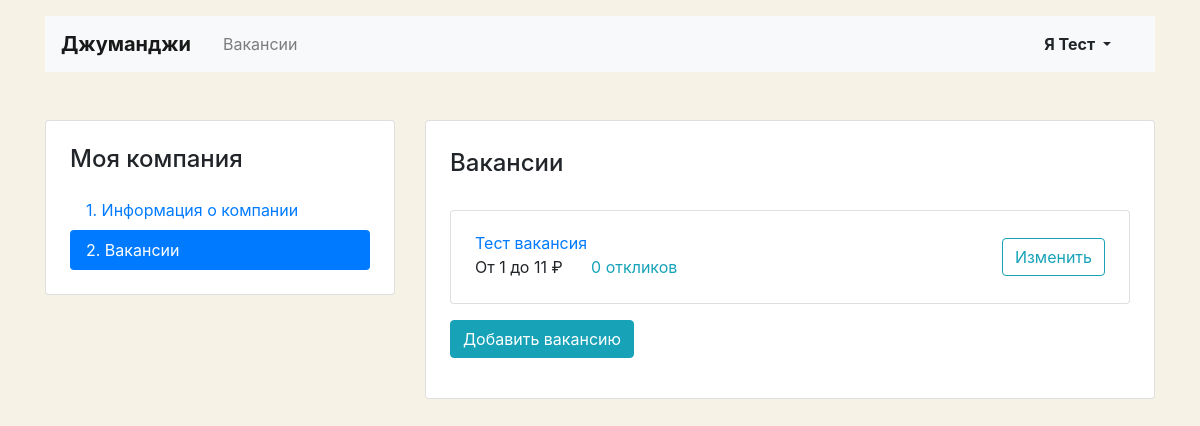
Before: /mycompany/vacancies/ (signed in) with the older database file.
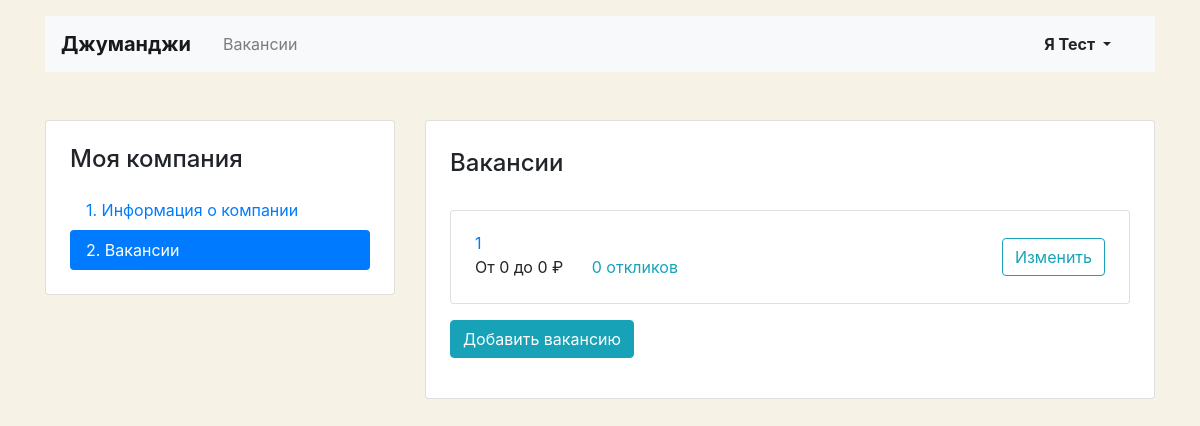
After: the same page with the newer database file.
### vacancies/models.py (models this page shows, shortened)
class Vacancy(models.Model):
    title = models.CharField(max_length=100)
    specialty = models.ForeignKey(Specialty, null=True, blank=True, on_delete=models.SET_NULL, related_name='vacancies')
    company = models.ForeignKey(Company, on_delete=models.CASCADE, related_name='vacancies')
    skills = models.ManyToManyField(Skill, related_name='vacancies')
    description = models.TextField()
    salary_min = models.IntegerField(default=0)
    salary_max = models.IntegerField(default=0)
    published_at = models.DateField(default=date.today)

### vacancies/views.py (the view)
# urls.py: path('mycompany/vacancies/', MyCompanyVacanciesView.as_view(), name='my_company_vacancies'),
class MyCompanyVacanciesView(LoginRequiredMixin, View):
    def get(self, request):
        user = request.user
        user_company = get_object_or_404(Company, owner=user)
        user_vacancies = Vacancy.objects.filter(company=user_company).prefetch_related('applications')
        if user_vacancies:
            return render(request, 'vacancies-list.html', context={'vacancies': user_vacancies})
        else:
            return render(request, 'vacancy-create.html')

### vacancies/templatetags/get_url_pk.py (called while the page is built)
@register.filter()
def get_url_pk(url: str):
    for element in url.split('/'):
        if element.isnumeric():
            return element

### vacancies/templatetags/pluralize_ru.py (called while the page is built)
@register.filter()
def pluralize_ru(number: Union[int, str], arg: str = 'дурак, дурака, дураков'):
    nominative_singular, genitive_singular, genitive_plural = arg.split(', ')
    number = abs(int(number))
    if 10 <= number % 100 <= 20:
        return f'{number} {genitive_plural}'
    if number % 10 == 1:
        return f'{number} {nominative_singular}'
    if 2 <= number % 10 <= 4:
        return f'{number} {genitive_singular}'
    return f'{number} {genitive_plural}'

### templates/vacancies-list.html
{% extends 'base.html' %}
{% load pluralize_ru %}
{% block container %}
  <main class="container mt-3 pb-5">
    <div class="row mt-5">
      {% include "my-company-menu.html" %}
      <div class="col-12 col-lg-8">
        <div class="card">
          <div class="card-body px-4 pb-4">
            <section class="tab-pane fade show active">
              <h2 class="h4 pt-2 pb-3">Вакансии</h2>
              {% for vacancy in vacancies %}
              <div class="card mt-3">
                <div class="card-body px-4">
                  <div class="row align-items-center">
                    <div class="col-6 col-lg-8">
                      <a href="{% url 'my_company_vacancy_edit' vacancy.id %}" class="mb-1">{{ vacancy.title }}</a>
                      <p class="mb-1">
                        <span class="mr-4">От {{ vacancy.salary_min }} до {{ vacancy.salary_max }} ₽</span>
                        <a href="{% url 'my_company_vacancy_edit' vacancy.id %}#applications" class="text-info">{{ vacancy.applications.all|length|pluralize_ru:"отклик, отклика, откликов" }}</a>
                      </p>
                    </div>
                    <div class="col-6 col-lg-4 text-right">
                      <a href="{% url 'my_company_vacancy_edit' vacancy.id %}" class="btn btn-outline-info">Изменить</a>
                    </div>
                  </div>
                </div>
              </div>
              {% endfor %}
              <a href="{% url 'my_company_vacancy_create' %}" class="btn btn-info my-3">Добавить вакансию</a>
            </section>
          </div>
        </div>
      </div>
    </div>
  </main>
{% endblock %}

Changed rows visible on the page:
removed Vacancy: title "Тест вакансия", salary_min "1", salary_max "11"
added Vacancy: title "1", salary_min "0", salary_max "0"
